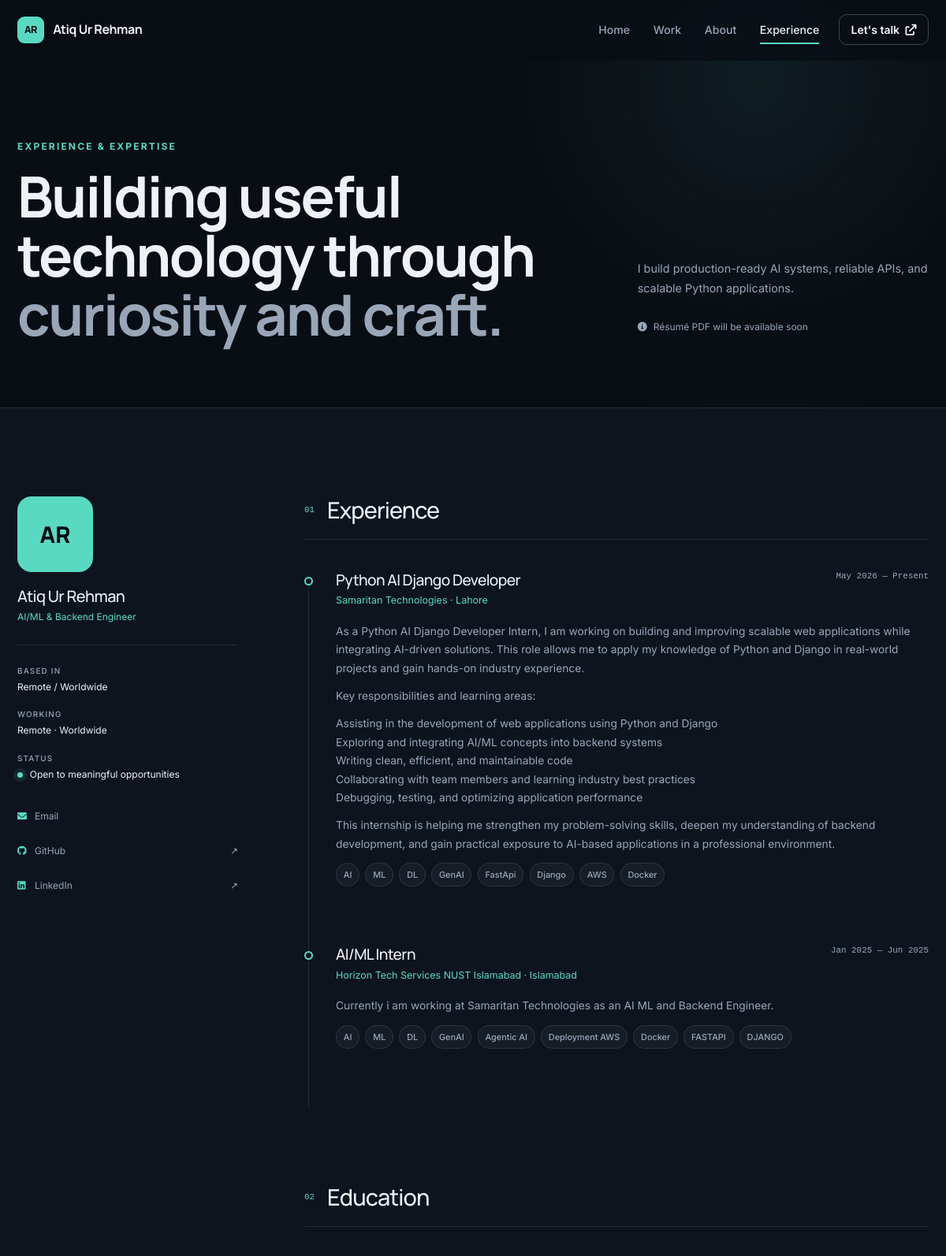
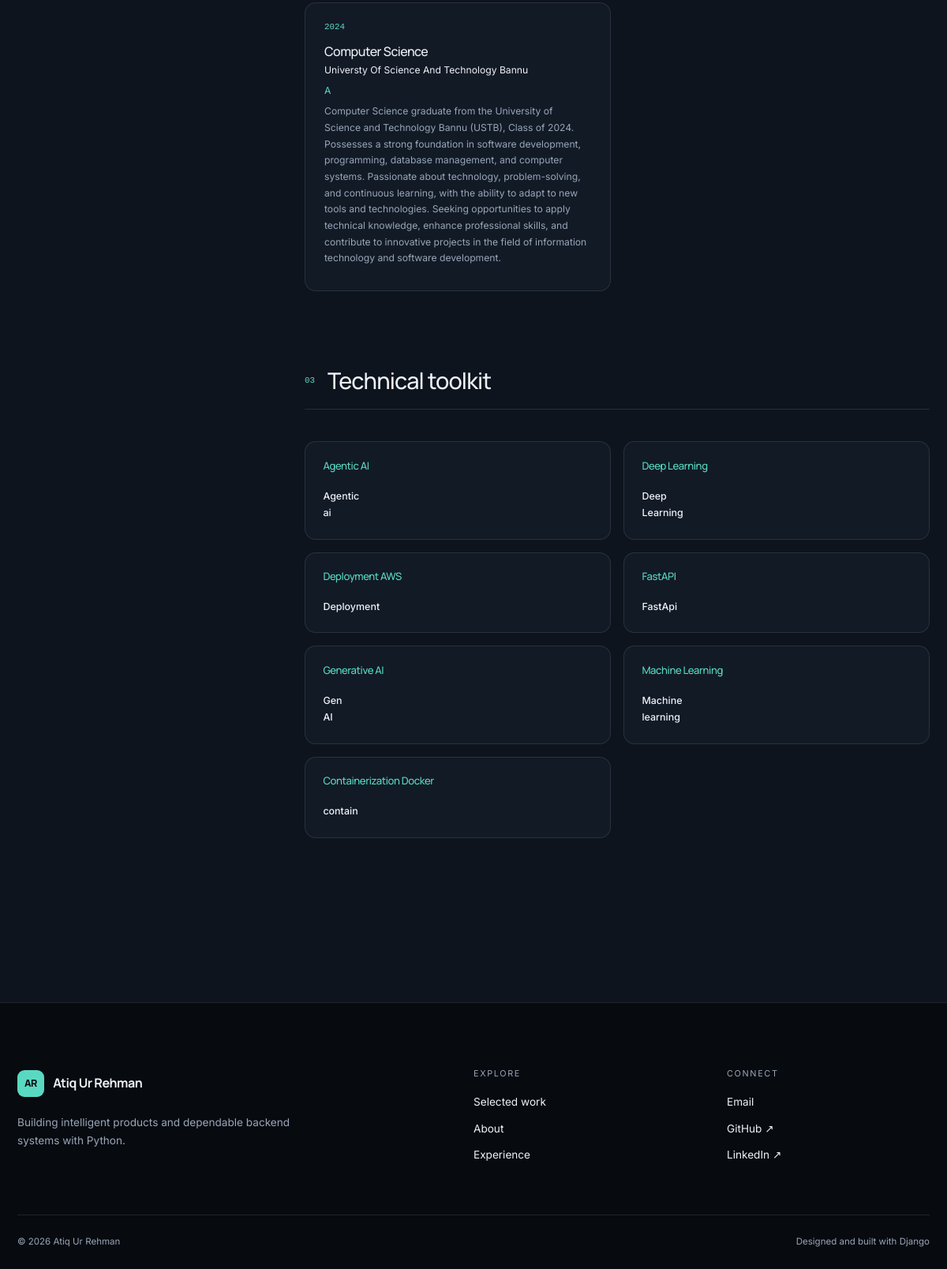
Screenshot of /resume/ with the database file from the repository (2 pictures, top to bottom).
### portfolio/models.py (models this page shows, shortened)
class Profile(models.Model):
    name = models.CharField(max_length=120, default='Atiq Ur Rehman')
    professional_title = models.CharField(max_length=180, default='AI/ML & Backend Engineer')
    short_bio = models.CharField(max_length=300, blank=True)
    about = models.TextField(blank=True)
    email = models.EmailField()
    location = models.CharField(max_length=120, blank=True)
    github_url = models.URLField(blank=True)
    linkedin_url = models.URLField(blank=True)
    profile_image = models.ImageField(upload_to='profile/', blank=True, null=True)
    profile_image_alt = models.CharField(max_length=180, blank=True)
    resume = models.FileField(
        upload_to='resume/',
        blank=True,
        null=True,
        validators=[FileExtensionValidator(['pdf'])],
        help_text='Upload a PDF résumé.',
    )
    available_for_work = models.BooleanField(default=True)
    availability_text = models.CharField(max_length=160, default='Open to meaningful opportunities')
    class Meta:
        verbose_name = 'Site profile'
        verbose_name_plural = 'Site profile'

class Experience(models.Model):
    title = models.CharField(max_length=200)
    company = models.CharField(max_length=200)
    location = models.CharField(max_length=200, blank=True)
    start_date = models.DateField()
    end_date = models.DateField(null=True, blank=True)
    current = models.BooleanField(default=False)
    description = models.TextField()
    achievements = models.TextField(blank=True, help_text="Enter one achievement per line.")
    technologies = models.CharField(max_length=500, blank=True)
    order = models.IntegerField(default=0)
    class Meta:
        ordering = ['-start_date']
    def get_tech_list(self):
        return [tech.strip() for tech in self.technologies.split(',') if tech.strip()]
    def get_achievement_list(self):
        return [item.strip() for item in self.achievements.splitlines() if item.strip()]

class Education(models.Model):
    degree = models.CharField(max_length=200)
    institution = models.CharField(max_length=200)
    year = models.CharField(max_length=20)
    grade = models.CharField(max_length=50, blank=True)
    description = models.TextField(blank=True)
    class Meta:
        ordering = ['-year']

class Skill(models.Model):
    SKILL_TYPES = [
        ('ML', 'Machine Learning'),
        ('DL', 'Deep Learning'),
        ('GenAI', 'Generative AI'),
        ('Agentic AI', 'Agentic AI'),
        ('Deployment', 'Deployment AWS'),
        ('Containerization', 'Containerization Docker'),
        ('BE', 'Backend'),
        ('fastapi', 'FastAPI'),
        ('DB', 'Databases'),
        ('Django', 'Django'),
        ('TOOL', 'Tools & Technologies'),
        ('LANG', 'Programming Languages'),
    ]
    name = models.CharField(max_length=100)
    skill_type = models.CharField(max_length=20, choices=SKILL_TYPES)
    proficiency = models.IntegerField(help_text="Proficiency percentage (0-100)")
    icon = models.CharField(max_length=50, blank=True, help_text="FontAwesome icon class")
    description = models.CharField(max_length=240, blank=True, help_text="Briefly describe how you use this technology.")
    order = models.IntegerField(default=0)
    class Meta:
        ordering = ['order', 'name']

### portfolio/views.py (the view)
# urls.py: path('resume/', views.resume, name='resume'),
def resume(request):
    experiences = Experience.objects.all()
    education = Education.objects.all()
    skills = Skill.objects.all()
    context = {
        'experiences': experiences,
        'education': education,
        'skills': skills,
    }
    return render(request, 'portfolio/resume.html', context)

### portfolio/context_processors.py (called while the page is built)
def site_profile(request):
    return {'site_profile': Profile.objects.first()}

### portfolio/templates/portfolio/resume.html (shortened to what this page needs)
{% extends 'portfolio/base.html' %}
{% block content %}
<header class="resume-hero">
    <div class="container">
        <div class="row align-items-end gy-4">
            <div class="col-lg-8" data-aos="fade-up">
                <p class="eyebrow">EXPERIENCE & EXPERTISE</p>
                <h1>Building useful technology through <span>curiosity and craft.</span></h1>
            </div>
            <div class="col-lg-4 resume-intro" data-aos="fade-up" data-aos-delay="80">
                <p>{{ site_profile.short_bio|default:"AI/ML and backend engineering experience focused on dependable systems, thoughtful architecture, and practical results." }}</p>
                {% if site_profile.resume %}
                <a href="{{ site_profile.resume.url }}" target="_blank" class="btn btn-primary"><i class="fas fa-file-pdf me-2" aria-hidden="true"></i>Download résumé</a>
                {% else %}
                <span class="resume-unavailable"><i class="fas fa-circle-info me-2"></i>Résumé PDF will be available soon</span>
                {% endif %}
            </div>
        </div>
    </div>
</header>
<section class="resume-content section-pad">
    <div class="container">
        <div class="resume-layout">
            <aside class="resume-sidebar" data-aos="fade-up">
                <div class="resume-profile">
                    {% if site_profile.profile_image %}
                    <img src="{{ site_profile.profile_image.url }}" alt="{{ site_profile.profile_image_alt|default:site_profile.name }}">
                    {% else %}<div class="resume-monogram">AR</div>{% endif %}
                    <h2>{{ site_profile.name|default:"Atiq Ur Rehman" }}</h2>
                    <p>{{ site_profile.professional_title|default:"AI/ML & Backend Engineer" }}</p>
                </div>
                <dl class="profile-facts">
                    {% if site_profile.location %}<div><dt>Based in</dt><dd>{{ site_profile.location }}</dd></div>{% endif %}
                    <div><dt>Working</dt><dd>Remote · Worldwide</dd></div>
                    {% if site_profile.available_for_work %}<div><dt>Status</dt><dd class="available"><span class="status-dot"></span>{{ site_profile.availability_text }}</dd></div>{% endif %}
                </dl>
                <div class="profile-links">
                    {% if site_profile.email %}<a href="mailto:{{ site_profile.email }}"><i class="fas fa-envelope"></i>Email</a>{% endif %}
                    {% if site_profile.github_url %}<a href="{{ site_profile.github_url }}" target="_blank" rel="noopener noreferrer"><i class="fab fa-github"></i>GitHub <span>↗</span></a>{% endif %}
                    {% if site_profile.linkedin_url %}<a href="{{ site_profile.linkedin_url }}" target="_blank" rel="noopener noreferrer"><i class="fab fa-linkedin"></i>LinkedIn <span>↗</span></a>{% endif %}
                </div>
            </aside>
            <div class="resume-main">
                <section class="resume-block" data-aos="fade-up">
                    <div class="resume-block-title"><span>01</span><h2>Experience</h2></div>
                    <div class="career-timeline">
                        {% for exp in experiences %}
                        <article class="career-item">
                            <div class="career-marker"></div>
                            <div class="career-topline">
                                <div><h3>{{ exp.title }}</h3><p>{{ exp.company }}{% if exp.location %} · {{ exp.location }}{% endif %}</p></div>
                                <time>{{ exp.start_date|date:"M Y" }} — {% if exp.current %}Present{% else %}{{ exp.end_date|date:"M Y" }}{% endif %}</time>
                            </div>
                            <div class="career-description">{{ exp.description|linebreaks }}</div>
                            {% if exp.get_tech_list %}<div class="tech-stack">{% for tech in exp.get_tech_list %}<span>{{ tech }}</span>{% endfor %}</div>{% endif %}
                        </article>
                        {% empty %}<div class="empty-state">Experience details are being updated.</div>{% endfor %}
                    </div>
                </section>
                <section class="resume-block" data-aos="fade-up">
                    <div class="resume-block-title"><span>02</span><h2>Education</h2></div>
                    <div class="education-grid">
                        {% for edu in education %}
                        <article class="education-card"><div class="education-year">{{ edu.year }}</div><h3>{{ edu.degree }}</h3><p class="institution">{{ edu.institution }}</p>{% if edu.grade %}<p class="education-grade">{{ edu.grade }}</p>{% endif %}{% if edu.description %}<p>{{ edu.description }}</p>{% endif %}</article>
                        {% empty %}<div class="empty-state">Education details are being updated.</div>{% endfor %}
                    </div>
                </section>
                <section class="resume-block" data-aos="fade-up">
                    <div class="resume-block-title"><span>03</span><h2>Technical toolkit</h2></div>
                    <div class="toolkit-grid">
                        {% regroup skills by get_skill_type_display as skill_groups %}
                        {% for group in skill_groups %}
                        <article class="toolkit-group"><h3>{{ group.grouper }}</h3><div>{% for skill in group.list %}<span class="tool-item"><span><strong>{{ skill.name }}</strong></span></span>{% endfor %}</div></article>
                        {% empty %}<div class="empty-state">Technical skills are being updated.</div>{% endfor %}
                    </div>
                </section>
            </div>
        </div>
    </div>
</section>
{% endblock %}

### portfolio/templates/portfolio/base.html (shortened to what this page needs)
{% load static %}
<!DOCTYPE html>
<html lang="en">
<head>
    <link href="https://cdn.jsdelivr.net/npm/bootstrap@5.1.3/dist/css/bootstrap.min.css" rel="stylesheet">
    <link rel="stylesheet" href="https://cdnjs.cloudflare.com/ajax/libs/font-awesome/6.0.0/css/all.min.css">
    <link href="https://unpkg.com/aos@2.3.1/dist/aos.css" rel="stylesheet">
    <link rel="stylesheet" href="{% static 'portfolio/css/style.css' %}">
</head>
<body>
    <nav class="navbar navbar-expand-lg navbar-dark fixed-top" id="mainNav" aria-label="Main navigation">
        <div class="container">
            <a class="navbar-brand" href="{% url 'home' %}" aria-label="Atiq Ur Rehman, home">
                <span class="brand-mark">AR</span>
                <span class="brand-name">{{ site_profile.name|default:"Atiq Ur Rehman" }}</span>
            </a>
            <div class="collapse navbar-collapse" id="navbarNav">
                <ul class="navbar-nav ms-auto align-items-lg-center">
                    <li class="nav-item"><a class="nav-link" href="{% url 'home' %}">Home</a></li>
                    <li class="nav-item"><a class="nav-link" href="{% url 'projects' %}">Work</a></li>
                    <li class="nav-item"><a class="nav-link" href="{% url 'home' %}#about">About</a></li>
                    <li class="nav-item"><a class="nav-link" href="{% url 'resume' %}">Experience</a></li>
                    <li class="nav-item ms-lg-2"><a class="btn btn-sm btn-outline-light nav-cta" href="{% url 'contact' %}">Let's talk <i class="fas fa-arrow-up-right-from-square ms-1" aria-hidden="true"></i></a></li>
                </ul>
            </div>
        </div>
    </nav>
    <main id="main-content">
        {% block content %}{% endblock %}
    </main>
    <footer class="site-footer">
        <div class="container">
            <div class="footer-main">
                <div class="footer-intro">
                    <a class="navbar-brand mb-3" href="{% url 'home' %}">
                        <span class="brand-mark">AR</span>
                        <span class="brand-name">{{ site_profile.name|default:"Atiq Ur Rehman" }}</span>
                    </a>
                    <p>Building intelligent products and dependable backend systems with Python.</p>
                </div>
                <div class="footer-nav">
                    <span class="footer-label">Explore</span>
                    <a href="{% url 'projects' %}">Selected work</a>
                    <a href="{% url 'home' %}#about">About</a>
                    <a href="{% url 'resume' %}">Experience</a>
                </div>
                <div class="footer-nav">
                    <span class="footer-label">Connect</span>
                    {% if site_profile.email %}<a href="mailto:{{ site_profile.email }}">Email</a>{% endif %}
                    {% if site_profile.github_url %}<a href="{{ site_profile.github_url }}" target="_blank" rel="noopener noreferrer">GitHub <span aria-hidden="true">↗</span></a>{% endif %}
                    {% if site_profile.linkedin_url %}<a href="{{ site_profile.linkedin_url }}" target="_blank" rel="noopener noreferrer">LinkedIn <span aria-hidden="true">↗</span></a>{% endif %}
                </div>
            </div>
            <div class="footer-bottom">
                <span>© <span id="current-year">2026</span> {{ site_profile.name|default:"Atiq Ur Rehman" }}</span>
                <span>Designed and built with Django</span>
            </div>
        </div>
    </footer>
</body>
</html>

### rows the page displays
Profile: name "Atiq Ur Rehman", short_bio "I build production-ready AI systems, reliable APIs, and scalable Python applications.", professional_title "AI/ML & Backend Engineer", location "Remote / Worldwide", availability_text "Open to meaningful opportunities"
Experience: title "Python AI Django Developer", company "Samaritan Technologies", location "Lahore", start_date "May 2026", current "Present", description "As a Python AI Django Developer Intern, I am working on building and improving scalable web applications while integrating AI-driven solutions. This role allows me to apply my knowledge of Python and Django in real-world projects and gain hands-on industry experience. Key responsibilities and learning areas: Assisting in the development of web applications using Python and Django Exploring and integrating AI/ML concepts into backend systems Writing clean, efficient, and maintainable code Collaborating with team members and learning industry best practices Debugging, testing, and optimizing application performance This internship is helping me strengthen my problem-solving skills, deepen my…", get_tech_list "AI" "ML" "DL" "GenAI" "FastApi" "Django" "AWS" "Docker"
Experience: title "AI/ML Intern", company "Horizon Tech Services NUST Islamabad", location "Islamabad", start_date "Jan 2025", end_date "Jun 2025", description "Currently i am working at Samaritan Technologies as an AI ML and Backend Engineer.", get_tech_list "AI" "ML" "DL" "GenAI" "Agentic AI" "Deployment AWS" "Docker" "FASTAPI" "DJANGO"
Education: year "2024", degree "Computer Science", institution "Universty Of Science And Technology Bannu", grade "A", description "Computer Science graduate from the University of Science and Technology Bannu (USTB), Class of 2024. Possesses a strong foundation in software development, programming, database management, and computer systems. Passionate about technology, problem-solving, and continuous learning, with the ability to adapt to new tools and technologies. Seeking opportunities to apply technical knowledge, enhance professional skills, and contribute to innovative projects in the field of information technology and software development."
Skill: name "Agentic ai"
Skill: name "Deep Learning"
Skill: name "Deployment"
Skill: name "FastApi"
Skill: name "Gen AI"
Skill: name "Machine learning"
Skill: name "contain"

### other values shown
{{ group.grouper }} "Agentic AI" "Deep Learning" "Deployment AWS" "FastAPI" "Generative AI" "Machine Learning" "Containerization Docker"
